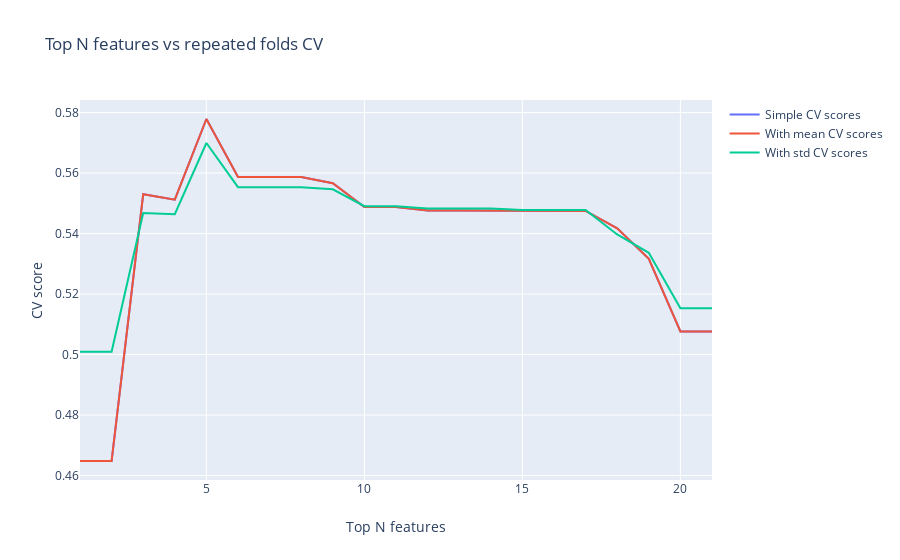

Write notebook code for a chart like this one.
### Code cell
data = [go.Scatter(
        x = list(range(1, eli5_weights.shape[0] + 1)),
        y = scores_dict['simple'],
        name = 'Simple CV scores'
    ), go.Scatter(
        x = list(range(1, eli5_weights.shape[0] + 1)),
        y = scores_dict['with_mean'],
        name = 'With mean CV scores'
    ), go.Scatter(
        x = list(range(1, eli5_weights.shape[0] + 1)),
        y = scores_dict['with_std'],
        name = 'With std CV scores'
    )]
layout = go.Layout(dict(title = "Top N features vs repeated folds CV",
                  xaxis = dict(title = 'Top N features'),
                  yaxis = dict(title = 'CV score'),
                  ))
py.iplot(dict(data=data, layout=layout), filename='basic-line')

### Figure 1 — Plotly figure (JSON) as saved in the notebook; plotly's stock layout.template omitted (floating-point values rounded to 4 significant figures)
{"data": [{"name": "Simple CV scores", "type": "scatter", "x": [1, 2, 3, 4, 5, 6, 7, 8, 9, 10, 11, 12, 13, 14, 15, 16, 17, 18, 19, 20, 21], "y": [0.4648, 0.4648, 0.553, 0.5512, 0.5779, 0.5587, 0.5587, 0.5587, 0.5567, 0.5488, 0.5488, 0.5477, 0.5477, 0.5477, 0.5475, 0.5475, 0.5475, 0.5417, 0.5317, 0.5076, 0.5076]}, {"name": "With mean CV scores", "type": "scatter", "x": [1, 2, 3, 4, 5, 6, 7, 8, 9, 10, 11, 12, 13, 14, 15, 16, 17, 18, 19, 20, 21], "y": [0.4648, 0.4648, 0.553, 0.5512, 0.5779, 0.5587, 0.5587, 0.5587, 0.5567, 0.5488, 0.5488, 0.5477, 0.5477, 0.5477, 0.5475, 0.5475, 0.5475, 0.5417, 0.5317, 0.5076, 0.5076]}, {"name": "With std CV scores", "type": "scatter", "x": [1, 2, 3, 4, 5, 6, 7, 8, 9, 10, 11, 12, 13, 14, 15, 16, 17, 18, 19, 20, 21], "y": [0.5009, 0.5009, 0.5468, 0.5464, 0.5699, 0.5553, 0.5553, 0.5553, 0.5546, 0.5491, 0.5491, 0.5483, 0.5483, 0.5483, 0.5478, 0.5478, 0.5478, 0.5397, 0.5336, 0.5153, 0.5153]}], "layout": {"title": {"text": "Top N features vs repeated folds CV"}, "xaxis": {"title": {"text": "Top N features"}}, "yaxis": {"title": {"text": "CV score"}}}}
